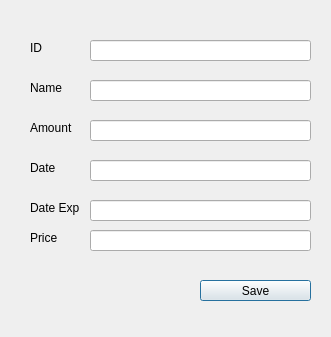
<?xml version="1.0" encoding="UTF-8"?>
<ui version="4.0">
 <class>FormAddCommodities</class>
 <widget class="QDialog" name="FormAddCommodities">
  <property name="geometry">
   <rect>
    <x>0</x>
    <y>0</y>
    <width>331</width>
    <height>337</height>
   </rect>
  </property>
  <property name="windowTitle">
   <string>Dialog</string>
  </property>
  <widget class="QLabel" name="id">
   <property name="geometry">
    <rect>
     <x>30</x>
     <y>40</y>
     <width>49</width>
     <height>16</height>
    </rect>
   </property>
   <property name="text">
    <string>ID </string>
   </property>
  </widget>
  <widget class="QLineEdit" name="txtID">
   <property name="geometry">
    <rect>
     <x>90</x>
     <y>40</y>
     <width>221</width>
     <height>21</height>
    </rect>
   </property>
  </widget>
  <widget class="QLineEdit" name="txtName">
   <property name="geometry">
    <rect>
     <x>90</x>
     <y>80</y>
     <width>221</width>
     <height>21</height>
    </rect>
   </property>
  </widget>
  <widget class="QLabel" name="name">
   <property name="geometry">
    <rect>
     <x>30</x>
     <y>80</y>
     <width>49</width>
     <height>16</height>
    </rect>
   </property>
   <property name="text">
    <string>Name</string>
   </property>
  </widget>
  <widget class="QLineEdit" name="txtAmount">
   <property name="geometry">
    <rect>
     <x>90</x>
     <y>120</y>
     <width>221</width>
     <height>21</height>
    </rect>
   </property>
  </widget>
  <widget class="QLabel" name="amount">
   <property name="geometry">
    <rect>
     <x>30</x>
     <y>120</y>
     <width>49</width>
     <height>16</height>
    </rect>
   </property>
   <property name="text">
    <string>Amount </string>
   </property>
  </widget>
  <widget class="QLineEdit" name="txtDate">
   <property name="geometry">
    <rect>
     <x>90</x>
     <y>160</y>
     <width>221</width>
     <height>21</height>
    </rect>
   </property>
  </widget>
  <widget class="QLabel" name="date">
   <property name="geometry">
    <rect>
     <x>30</x>
     <y>160</y>
     <width>49</width>
     <height>16</height>
    </rect>
   </property>
   <property name="text">
    <string>Date</string>
   </property>
  </widget>
  <widget class="QLineEdit" name="txtPrice">
   <property name="geometry">
    <rect>
     <x>90</x>
     <y>230</y>
     <width>221</width>
     <height>21</height>
    </rect>
   </property>
  </widget>
  <widget class="QLabel" name="price">
   <property name="geometry">
    <rect>
     <x>30</x>
     <y>230</y>
     <width>49</width>
     <height>16</height>
    </rect>
   </property>
   <property name="text">
    <string>Price</string>
   </property>
  </widget>
  <widget class="QPushButton" name="btnSave">
   <property name="geometry">
    <rect>
     <x>200</x>
     <y>280</y>
     <width>111</width>
     <height>21</height>
    </rect>
   </property>
   <property name="text">
    <string>Save</string>
   </property>
  </widget>
  <widget class="QLineEdit" name="txtDateExp">
   <property name="geometry">
    <rect>
     <x>90</x>
     <y>200</y>
     <width>221</width>
     <height>21</height>
    </rect>
   </property>
  </widget>
  <widget class="QLabel" name="dateexp">
   <property name="geometry">
    <rect>
     <x>30</x>
     <y>200</y>
     <width>49</width>
     <height>16</height>
    </rect>
   </property>
   <property name="text">
    <string>Date Exp</string>
   </property>
  </widget>
 </widget>
 <resources/>
 <connections/>
</ui>
